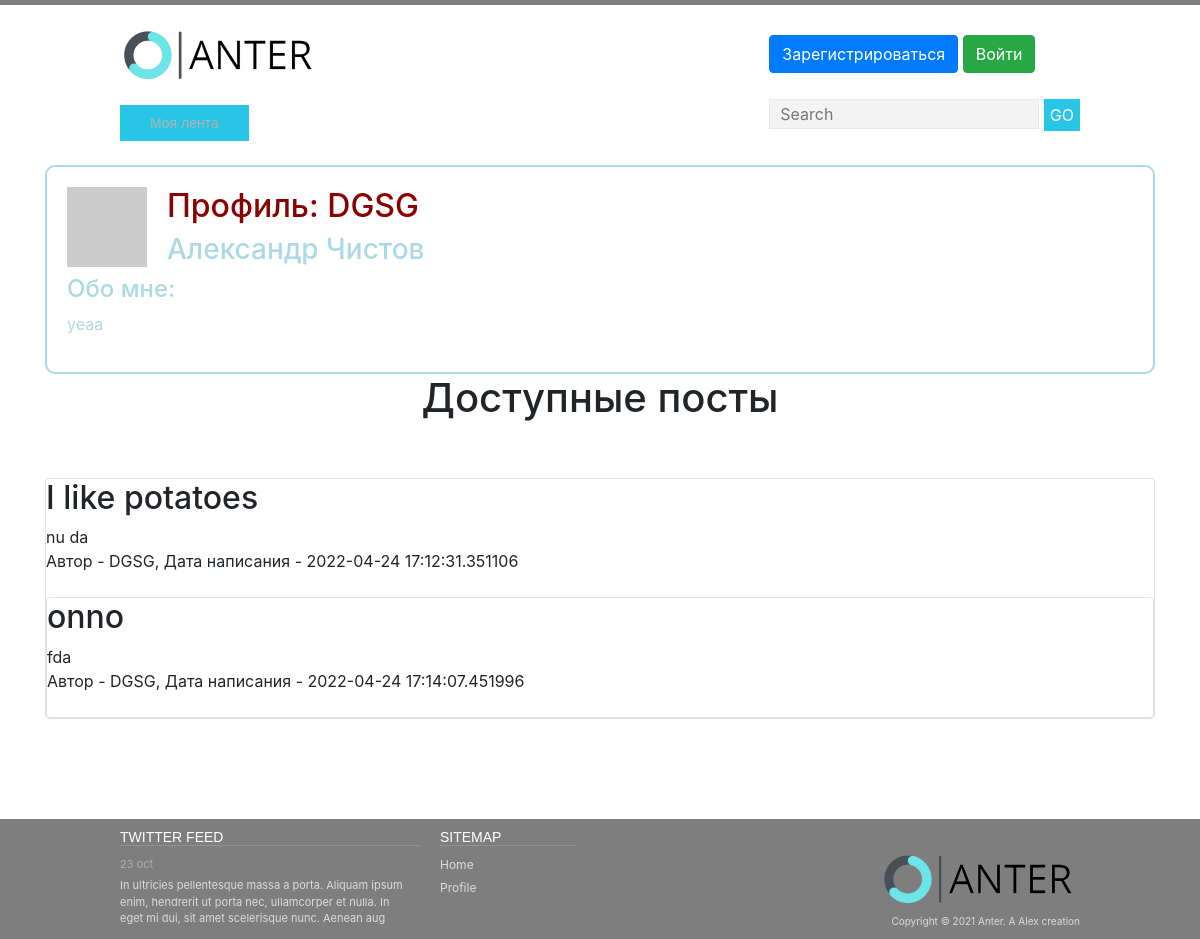
Before: /profile=DGSG with the older database file.
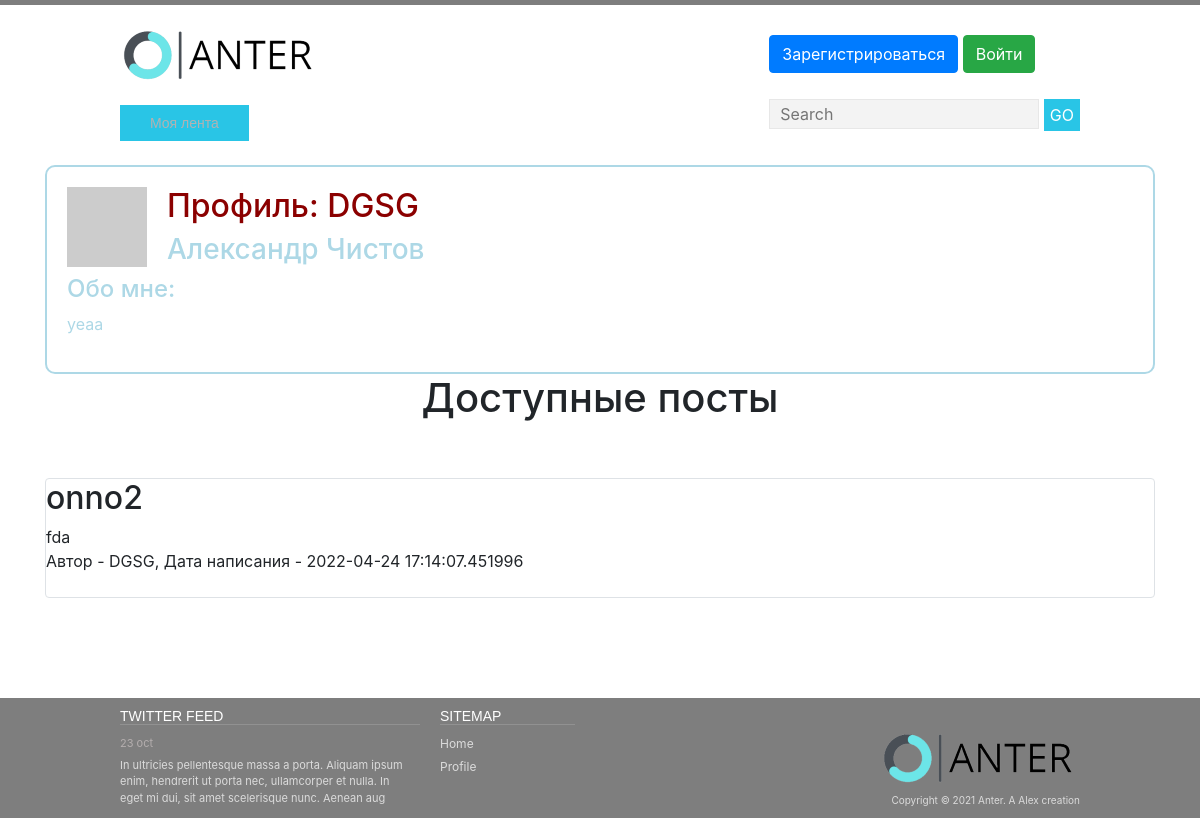
After: the same page with the newer database file.
### data/news.py (models this page shows)
class News(SqlAlchemyBase, SerializerMixin):
    __tablename__ = 'news'
    id = sqlalchemy.Column(sqlalchemy.Integer,
                           primary_key=True, autoincrement=True)
    title = sqlalchemy.Column(sqlalchemy.String, nullable=True)
    content = sqlalchemy.Column(sqlalchemy.String, nullable=True)
    created_date = sqlalchemy.Column(sqlalchemy.DateTime,
                                     default=datetime.datetime.now)
    is_private = sqlalchemy.Column(sqlalchemy.Boolean, default=False)
    user_id = sqlalchemy.Column(sqlalchemy.Integer,
                                sqlalchemy.ForeignKey("users.id"))
    user = orm.relation('User')

### data/users.py (models this page shows, shortened)
class User(SqlAlchemyBase, UserMixin, SerializerMixin):
    __tablename__ = 'users'
    id = sqlalchemy.Column(sqlalchemy.Integer,
                           primary_key=True, autoincrement=True)
    nickname = sqlalchemy.Column(sqlalchemy.String,
                                 unique=True, nullable=False)
    name = sqlalchemy.Column(sqlalchemy.String, nullable=True)
    about = sqlalchemy.Column(sqlalchemy.String, nullable=True)
    email = sqlalchemy.Column(sqlalchemy.String,
                              index=True, unique=True, nullable=False)
    hashed_password = sqlalchemy.Column(sqlalchemy.String, nullable=False)
    created_date = sqlalchemy.Column(sqlalchemy.DateTime,
                                     default=datetime.datetime.now())
    news = orm.relation("News", back_populates='user')
    def avatar(self, size):
        return 'http://www.gravatar.com/avatar/' + md5(self.email.encode('utf-8')).hexdigest() + '?d=mm&s=' + str(size)

### main.py (the view)
@app.route("/profile=<nickname>")
def show_profile(nickname=None):
    db_sess = db_session.create_session()
    user = db_sess.query(User).filter(User.nickname == nickname).first()
    news = db_sess.query(News).filter(News.user == user).all()
    return render_template('profile.html', title='Профиль', user=user, news=news)

### data/db_session.py (called while the page is built)
def create_session() -> Session:
    global __factory
    return __factory()

### templates/profile.html (shortened to what this page needs)
{% extends "base.html" %}
{% block content %}
<br>
<div style="border: 2px solid lightblue; color: lightblue; padding: 20px;
border-radius: 10px">
    <img src="{{user.avatar(128)}}" alt="photo" align="left" style="padding-right: 20px">
    <h2 style="color: darkred"> Профиль: {{user.nickname}}</h2>
    <h3>{{user.name}}</h3>
    <h4>Обо мне: </h4>
    <p>{{user.about}}</p>
</div>
<h1 style="text-align: center">Доступные посты</h1>
<br>
{% for item in news%}
<br>
{% if (item.is_private and current_user == user) or not item.is_private %}
<div class="col-md6 border rounded">
    <h2>{{item.title}}</h2>
    <div>
        {{item.content}}
    </div>
    <div>
        Автор - {{item.user.nickname}}, Дата написания - {{item.created_date}}
</div>
{% endif %}
{% endfor %}
{% endblock %}

Changed rows visible on the page:
removed News: title "I like potatoes", content "nu da", user.nickname "DGSG", created_date "2022-04-24 17:12:31.351106"
changed News "fda": title "onno" → "onno2"
